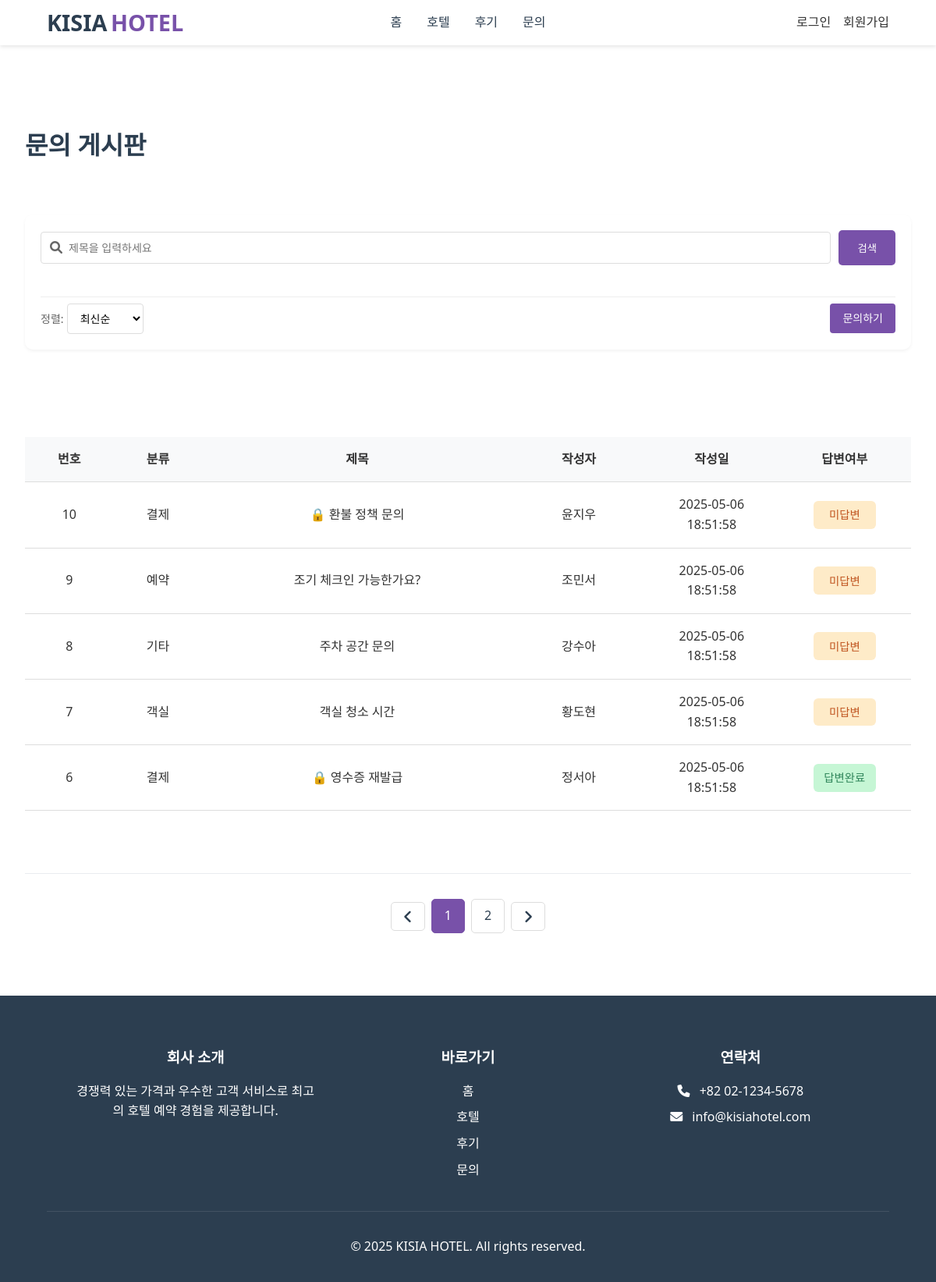
/inquiry/inquiry.php, run on the app's committed database.
### tables this page shows
CREATE TABLE inquiries (
    inquiry_id INT PRIMARY KEY AUTO_INCREMENT,
    user_id INT,
    category ENUM('reservation', 'payment', 'room', 'other') NOT NULL,
    title VARCHAR(100) NOT NULL,
    content TEXT NOT NULL,
    is_secret TINYINT(1) DEFAULT 0,
    created_at DATETIME DEFAULT CURRENT_TIMESTAMP,
    updated_at DATETIME DEFAULT CURRENT_TIMESTAMP ON UPDATE CURRENT_TIMESTAMP,
    FOREIGN KEY (user_id) REFERENCES users(user_id) ON DELETE CASCADE
);

CREATE TABLE users (
    user_id INT PRIMARY KEY AUTO_INCREMENT,
    username VARCHAR(50) NOT NULL,
    real_id VARCHAR(50) NOT NULL,
    password VARCHAR(255) NOT NULL,
    email VARCHAR(100) NOT NULL UNIQUE,
    phone VARCHAR(20),
    created_at DATETIME DEFAULT CURRENT_TIMESTAMP,
    is_admin BOOLEAN DEFAULT FALSE,
    terms BOOLEAN DEFAULT FALSE,
    marketing BOOLEAN DEFAULT FALSE,
    profile_image VARCHAR(255) DEFAULT '/image/default_profile.jpg'
);

### src/action/inquiry_action.php (called while the page is built, shortened)
<?php
include_once __DIR__ . '/../includes/db_connection.php';
$limit = 5;
$page = isset($_GET['page']) ? intval($_GET['page']) : 1;
$offset = ($page - 1) * $limit;
$keyword = $_GET['keyword'] ?? '';
$sort = $_GET['sort'] ?? 'recent';
$order_by = ($sort === 'old') ? 'ASC' : 'DESC';
if ($keyword !== '') {
    $sql = "
        SELECT i.inquiry_id, i.category, i.title, i.created_at, i.is_secret, u.username
        FROM inquiries i
        JOIN users u ON i.user_id = u.user_id
        WHERE i.title LIKE '%$keyword%'
        ORDER BY i.inquiry_id $order_by
    ";
    $result = mysqli_query($conn, $sql);
    $total_inquiries = mysqli_num_rows($result);
    $total_pages = 1;
    $page = 1;
} else {
    $sql = "
        SELECT i.inquiry_id, i.category, i.title, i.created_at, i.is_secret, u.username
        FROM inquiries i
        JOIN users u ON i.user_id = u.user_id
        ORDER BY i.inquiry_id $order_by
        LIMIT $limit OFFSET $offset
    ";
    $result = mysqli_query($conn, $sql);
}

### src/inquiry/inquiry.php (the view, shortened to what this page needs)
<?php
include_once __DIR__ . '/../includes/header.php';
include_once __DIR__ . '/../action/inquiry_action.php';
$inquiry_list = $GLOBALS['inquiry_list'] ?? [];
$page = $GLOBALS['page'] ?? 1;
?>
<main class="inquiry-board-container">
    <div class="inquiry-board-header">
        <h1 class="inquiry-board-title">문의 게시판</h1>
    </div>
    <div class="hotels-search-sort-container">
        <form class="hotels-search-box" method="get" action="inquiry.php">
            <div class="hotels-search-row">
                <div class="hotels-search-input">
                    <i class="fas fa-search"></i>
                    <input class="hotels-search-input-input" type="text" name="keyword" placeholder="제목을 입력하세요" required>
                </div>
                <button class="style-search-btn" type="submit">검색</button>
            </div>
        </form>
        <div class="controls-row">
            <form method="get" action="inquiry.php" class="sort-form">
                <span class="sort-label">정렬:</span>
                <select name="sort" class="sort-select" onchange="this.form.submit()">
                    <option value="recent" <?= ($_GET['sort'] ?? '') === 'recent' ? 'selected' : '' ?>>최신순</option>
                </select>
            </form>
            <a href="inquiry-write.php" class="write-btn">문의하기</a>
        </div>
    </div>
    <table class="inquiry-board-table">
        <thead>
            <tr>
                <th style="width: 10%">번호</th>
                <th style="width: 10%">분류</th>
                <th style="width: 35%">제목</th>
                <th style="width: 15%">작성자</th>
                <th style="width: 15%">작성일</th>
                <th style="width: 15%">답변여부</th>
            </tr>
        </thead>
        <tbody>
            <?php
                $total_inquiries = $GLOBALS['totalInquiries'] ?? 0;
                $display_num = $total_inquiries - ($page - 1) * $limit;
                foreach ($inquiry_list as $inquiry): ?>
                <tr>
                    <td><?= $display_num-- ?></td>
                    <td><?= $inquiry['category'] ?></td>
                    <td>
                        <?php if ($inquiry['is_secret']): ?>
                            <span class="lock-icon">🔒</span>
                        <?php endif; ?>
                        <a href="inquiry_detail.php?inquiry_id=<?= $inquiry['inquiry_id'] ?>">
                            <?= $inquiry['title'] ?>
                        </a>
                    </td>
                    <td><?= $inquiry['username'] ?></td>
                    <td><?= $inquiry['created_at'] ?></td>
                    <td>
                        <?php if ($inquiry['response']): ?>
                            <span class="status-complete">답변완료</span>
                        <?php else: ?>
                            <span class="status-pending">미답변</span>
                        <?php endif; ?>
                    </td>
                </tr>
            <?php endforeach; ?>
        </tbody>
    </table>
    <?php
    include_once __DIR__ . '/../includes/pagination.php';
    ?>
</main>
<?php include_once __DIR__ . '/../includes/footer.php'; ?>

### src/style/styles.css (style rules this page uses)
* { margin: 0; padding: 0; box-sizing: border-box; font-family: 'Segoe UI', Tahoma, Geneva, Verdana, sans-serif; }
body { line-height: 1.6; color: #333; }
a { text-decoration: none; color: inherit; }
.style-search-btn { background-color: #7851A9; color: white; border: none; padding: 0.8rem 1.5rem; border-radius: 5px; cursor: pointer; font-weight: 500; transition: background-color 0.3s; }

### src/style/inquiry.css (style rules this page uses)
.inquiry-board-container { max-width: 1200px; margin: 0 auto; padding: 2rem; }
.inquiry-board-header { display: flex; justify-content: space-between; align-items: center; margin-bottom: 4rem; margin-top: 8rem; }
.inquiry-board-title { font-size: 2rem; color: #2c3e50; margin: 0; }
.inquiry-board-table { width: 100%; border-collapse: collapse; margin-bottom: 2rem; }
.inquiry-board-table th, .inquiry-board-table td { padding: 1rem; text-align: center; border-bottom: 1px solid #ddd; }
.inquiry-board-table th { background-color: #f8f9fa; font-weight: 600; }
.status-complete, .status-pending { display: inline-block; padding: 0.3rem 0.8rem; border-radius: 4px; font-size: 0.9rem; font-weight: 500; width: 80px; text-align: center; }
.status-complete { background-color: #e8f5e9; color: #2e7d32; }
.status-pending { background-color: #fff3e0; color: #ef6c00; }

### src/style/review.css (style rules this page uses)
.controls-row { display: flex; justify-content: space-between; align-items: center; padding-top: 8px; border-top: 1px solid #eee; margin-top: 2rem; }
.sort-label { color: #666; font-size: 14px; }
.sort-select { padding: 8px 12px; border: 1px solid #ddd; border-radius: 4px; font-size: 14px; background-color: white; cursor: pointer; }
.write-btn { display: inline-block; padding: 8px 16px; background-color: #7851A9; color: white; text-decoration: none; border-radius: 4px; font-size: 14px; transition: background-color 0.3s; }

### src/style/hotels.css (style rules this page uses)
.hotels-search-sort-container { display: flex; flex-direction: column; gap: 8px; margin-bottom: 7rem; padding: 20px; background-color: white; border-radius: 10px; box-shadow: 0 2px 4px rgba(0,0,0,0.05); margin-top: 2rem; margin-bottom: 7rem; }
.hotels-search-box { width: 100%; }
.hotels-search-row { display: flex; gap: 10px; }
.hotels-search-input { flex: 1; position: relative; display: flex; align-items: center; }
.hotels-search-input i { position: absolute; left: 12px; color: #666; }
.hotels-search-input-input { width: 100%; padding: 10px 12px 10px 35px; border: 1px solid #ddd; border-radius: 4px; font-size: 14px; }

### src/style/admin.css (style rules this page uses)
.status-complete { background: #c6f6d5; color: #2f855a; padding: 0.4rem 0.8rem; border-radius: 6px; font-size: 0.9rem; font-weight: 500; }
.status-pending { background: #feebc8; color: #c05621; padding: 0.4rem 0.8rem; border-radius: 6px; font-size: 0.9rem; font-weight: 500; }

### data on the page
inquiries: category "결제", title "환불 정책 문의", user.username "윤지우", created_at "2025-05-06 18:51:58", shows "미답변"
inquiries: category "예약", title "조기 체크인 가능한가요?", user.username "조민서", created_at "2025-05-06 18:51:58", shows "미답변"
inquiries: category "기타", title "주차 공간 문의", user.username "강수아", created_at "2025-05-06 18:51:58", shows "미답변"
inquiries: category "객실", title "객실 청소 시간", user.username "황도현", created_at "2025-05-06 18:51:58", shows "미답변"
inquiries: category "결제", title "영수증 재발급", user.username "정서아", created_at "2025-05-06 18:51:58", shows "답변완료"
